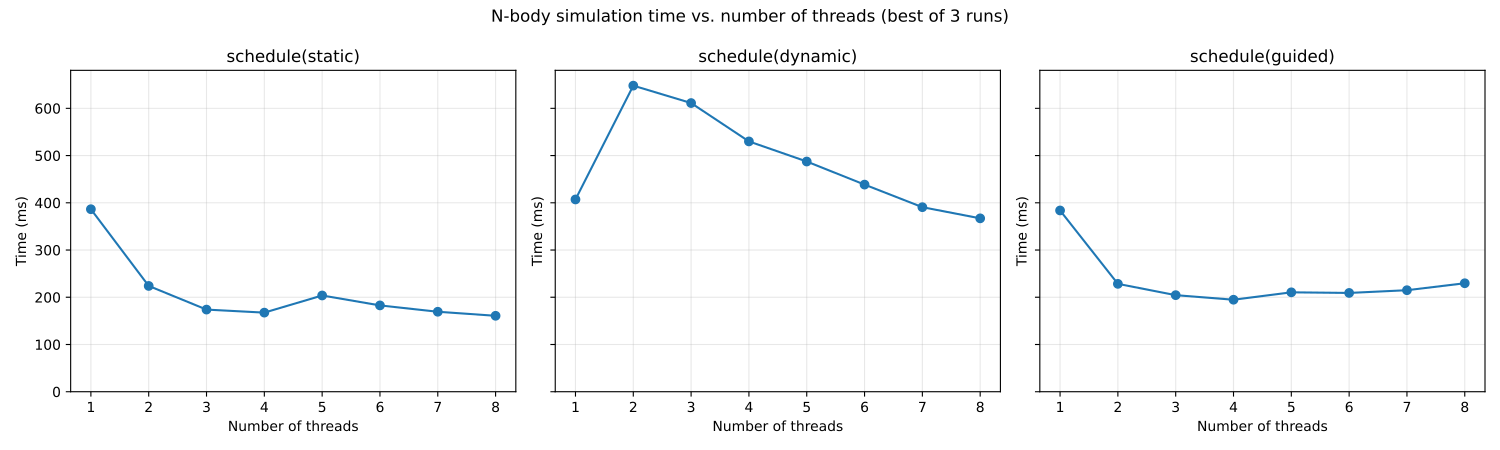

The Python source for this figure:
import sys

import matplotlib
import pandas as pd

matplotlib.use("Agg")
import matplotlib.pyplot as plt

csv = sys.argv[1] if len(sys.argv) > 1 else "task4.csv"
df = pd.read_csv(csv)

best = df.groupby(["schedule", "threads"], as_index=False)["time_ms"].mean()

schedules = ["static", "dynamic", "guided"]
ymax = best["time_ms"].max() * 1.05  # same y-range in every plot, so they compare


def draw(ax, s):
    d = best[best["schedule"] == s].sort_values("threads")
    ax.plot(d["threads"], d["time_ms"], marker="o")
    ax.set_title(f"schedule({s})")
    ax.set_xlabel("Number of threads")
    ax.set_ylabel("Time (ms)")
    ax.set_xticks(range(1, 9))
    ax.set_ylim(0, ymax)
    ax.grid(True, alpha=0.3)


# One PDF per scheduling policy
for s in schedules:
    fig, ax = plt.subplots(figsize=(5.5, 4.5))
    draw(ax, s)
    fig.tight_layout()
    fig.savefig(f"task4_{s}.pdf")
    plt.close(fig)

fig, axes = plt.subplots(1, 3, figsize=(15, 4.5), sharey=True)
for ax, s in zip(axes, schedules):
    draw(ax, s)
fig.suptitle("N-body simulation time vs. number of threads (best of 3 runs)")
fig.tight_layout()
fig.savefig("task4.pdf")

print(best.to_string(index=False))
